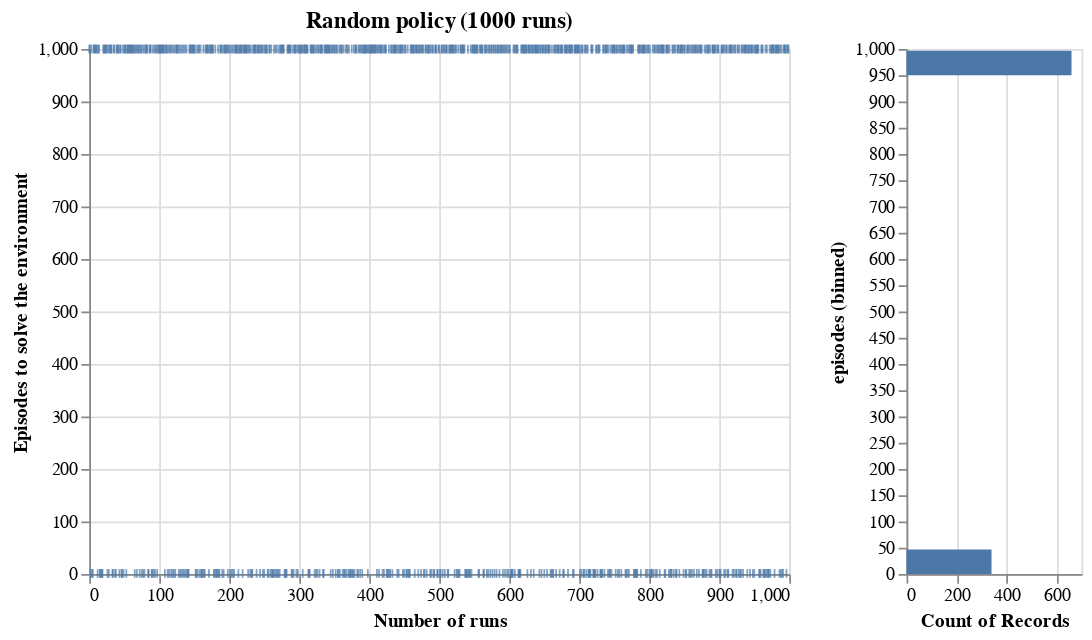

The notebook cell saved with this chart:
### Code cell
chart, random_df = plot(data_dir, "random", altair=True, title= "Random policy (1000 runs)")
chart

### Figure 1 — Vega-Lite specification as saved in the notebook (floating-point values rounded to 4 significant figures; data arrays with more than 128 entries replaced by an {"elided": "..."} marker saying what was removed)
{"$schema": "https://vega.github.io/schema/vega-lite/v2.6.0.json", "config": {"view": {"height": 300, "width": 400}}, "datasets": {"data-35fa975e8ab8b089b9837f1626c407bf": {"elided": "1000 records"}}, "hconcat": [{"data": {"name": "data-35fa975e8ab8b089b9837f1626c407bf"}, "encoding": {"tooltip": [{"field": "episodes", "type": "quantitative"}, {"field": "runs", "type": "quantitative"}], "x": {"field": "runs", "title": "Number of runs", "type": "quantitative"}, "y": {"field": "episodes", "title": "Episodes to solve the environment", "type": "quantitative"}}, "height": 300, "mark": "tick", "title": "Random policy (1000 runs)", "width": 400}, {"data": {"name": "data-35fa975e8ab8b089b9837f1626c407bf"}, "encoding": {"x": {"aggregate": "count", "type": "quantitative"}, "y": {"bin": {"maxbins": 30}, "field": "episodes", "type": "quantitative"}}, "height": 300, "mark": "bar", "width": 100}]}
